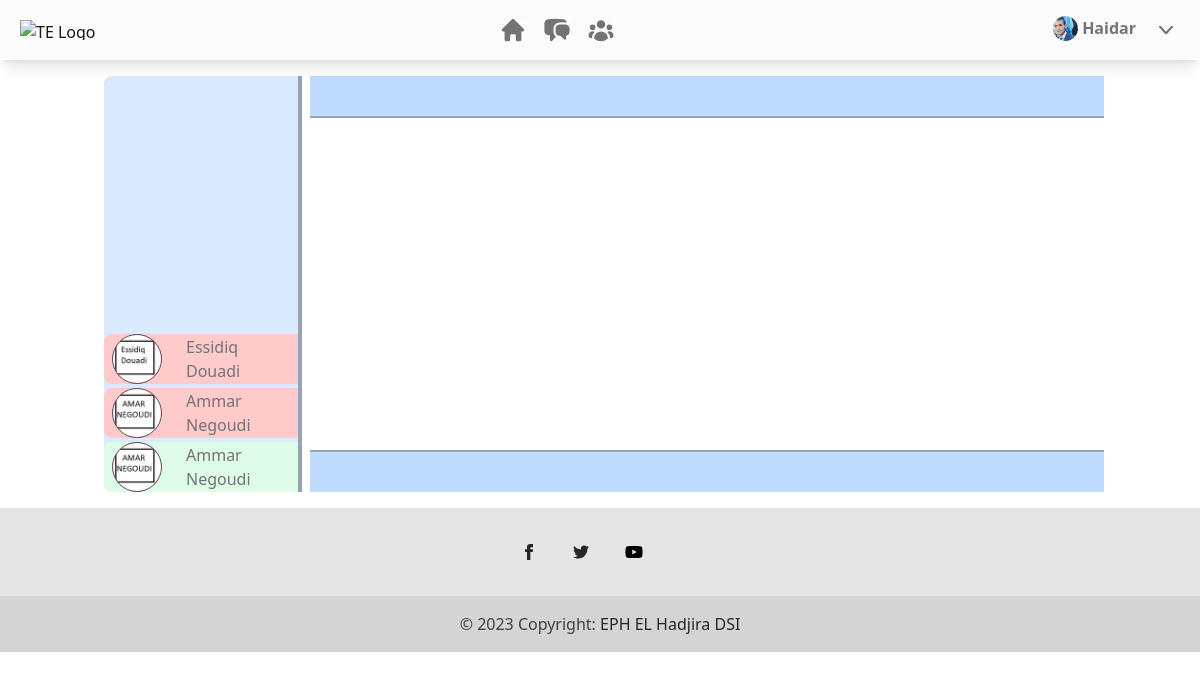
/home/ (signed in), run on an earlier commit of the app's database.
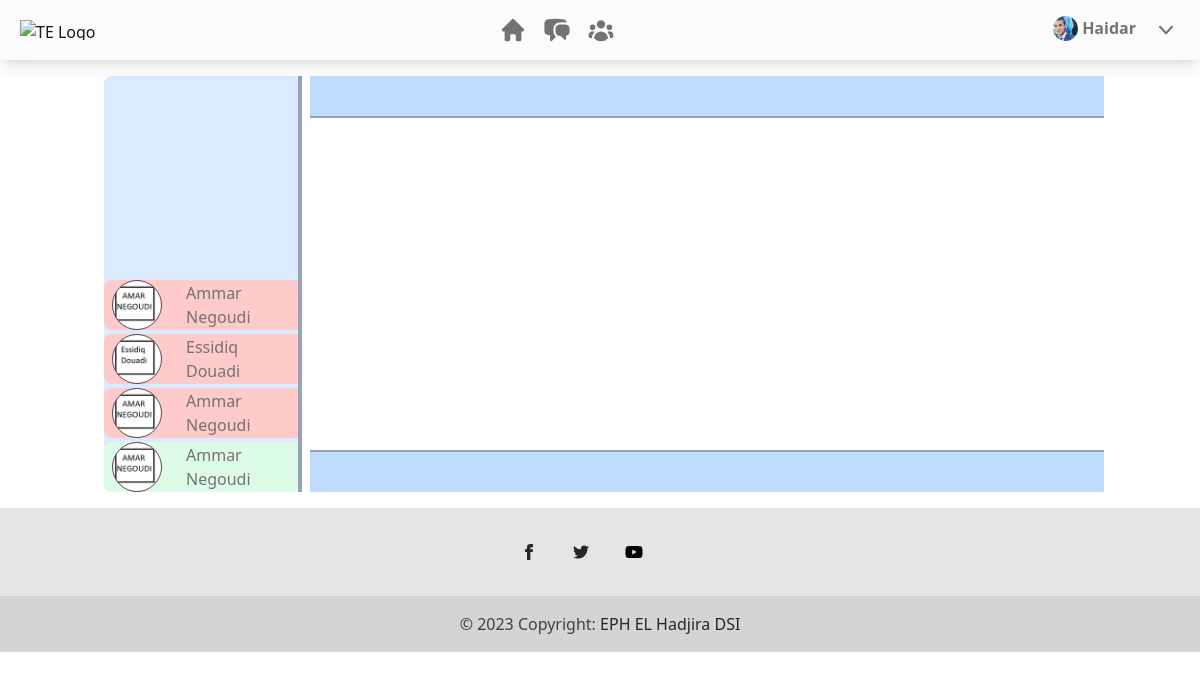
And on a later commit of the database.
### CSM/models.py (models this page shows, shortened)
class Employee(models.Model):
    GENDER = (
        ('Male','Male'),
        ('Female','Female')
    )
    POSITION = (
        ('Director','Director'),
        ('Statistical Engineering','Statistical Engineering'),
        ('Informatic Engineering','Informatic Engineering'),
        ('Informatic Technical Senior','Informatic Technical Senior')
    )
    ARPOSITION = (
        ('مدير المؤسسة','مدير المؤسسة'),
        ('مهندس دولة في الإحصاء','مهندس دولة في الإحصاء'),
        ('مهندس دولة في الإعلام الألي','مهندس دولة في الإعلام الألي'),
        ('تقني سامي في الإعلام الألي','تقني سامي في الإعلام الألي')
    )
    user = models.OneToOneField(User, null=True, blank=True, on_delete=models.CASCADE)
    gender = models.CharField(max_length=6, null=True, choices=GENDER)
    phone = models.CharField(max_length=10, null=True, blank=True)
    adress = models.TextField(max_length=60, null=True, blank=True)
    position = models.CharField(max_length=40, null=True, choices=POSITION)
    ar_position = models.CharField(max_length=40, null=True, choices=ARPOSITION)
    birthday = models.DateField(null=True)
    profile_pic = models.ImageField(null=True,blank=True, default='profile_pic.png')

class Messages(models.Model):
    sender = models.ForeignKey(User, null=True,related_name='sent_messages', on_delete=models.SET_NULL)
    title = models.CharField(max_length=64, null=True, blank=True)
    message = models.TextField(max_length=256, null=False, blank=False)
    reciever = models.ForeignKey(User, null=True, related_name='recieve_messages', on_delete=models.SET_NULL)
    date_created = models.DateTimeField(auto_now_add=True)
    is_read = models.BooleanField(default=False)

### CSM/decorators.py (the view)
    def wrapper_func(request, *args, **kwargs):
        if not request.user.is_authenticated:
            return redirect("CSM:index")
        else:
            return view_func(request, *args, **kwargs)

### CSM/templates/CSM/home.html (shortened to what this page needs)
{% extends "CSM/include/base.html" %}
{% block content %}
    {% include "CSM/include/nav.html" %}
        <section class="flex justify-center">
            <div class="container my-4 px-4 flex h-auto ">
                <div class="w-[20%] min-h-[26rem] max-h-[27rem] flex flex-col-reverse gap-1 border-r-4 border-solid border-slate-400 bg-blue-100 rounded-l-lg overflow-hidden overflow-y-auto scroll-smooth">
                    {% if messages  != 0 %}
                        {% for message in messages %}
                            {% if message.id in unreaded %}
                                <a class="bg-red-200 rounded-l-lg w-full text-neutral-500 transition duration-200 hover:bg-slate-100 hover:text-blue-700 hover:ease-in-out focus:text-green-700 disabled:text-black/30 dark:text-neutral-200 dark:hover:text-neutral-300 dark:focus:text-neutral-300 sm:flex [&amp;.active]:text-black/90 dark:[&amp;.active]:text-zinc-400 motion-reduce:transition-none user"
                                    id="{{message.reciever}}{{message.id}}"
                                    data-message-id="{{ message.id }}">
                                    <div class="flex flex-col items-center justify-center mx-2">
                                        <img src="{{message.sender.employee.profile_pic.url}}" class="bg-red-600 border border-solid border-1 border-slate-600 rounded-full w-[50px] h-[50px]">
                                    </div>
                                    <div class="flex flex-col items-center justify-center px-2 mx-2">
                                        <span class="text-base min-w-[6rem]">{{ message.sender.first_name }}</span>
                                        <span class="text-base min-w-[6rem]">{{ message.sender.last_name }}</span>
                                    </div>
                                </a>
                            {% else %}
                                <a class="bg-green-100 rounded-l-lg w-full text-neutral-500 transition duration-200 hover:bg-slate-100 hover:text-blue-700 hover:ease-in-out focus:text-green-700 disabled:text-black/30 dark:text-neutral-200 dark:hover:text-neutral-300 dark:focus:text-neutral-300 sm:flex [&amp;.active]:text-black/90 dark:[&amp;.active]:text-zinc-400 motion-reduce:transition-none user"
                                    id="{{message.reciever}}{{message.id}}"
                                    data-message-id="{{ message.id }}">
                                    <div class="flex flex-col items-center justify-center mx-2">
                                        <img src="{{message.sender.employee.profile_pic.url}}" class="bg-red-600 border border-solid border-1 border-slate-600 rounded-full w-[50px] h-[50px]">
                                    </div>
                                    <div class="flex flex-col items-center justify-center px-2 mx-2">
                                        <span class="text-base min-w-[6rem]">{{ message.sender.first_name }}</span>
                                        <span class="text-base min-w-[6rem]">{{ message.sender.last_name }}</span>
                                    </div>
                                </a>
                            {% endif %}
                        {% endfor %}
                    {% endif %}
                </div>
                <div class="w-[80%] min-h-[26rem] max-h-[27rem] flex flex-col">
                    <div class="flex justify-center w-full h-[10%] border-b-2 border-solid border-slate-400 px-2 mx-2 bg-blue-200">
                            <span class="message-title px-2 mx-2 text-red-500"></span>
                    </div>
                    <div class="w-full px-2 py-2 mx-2 h-[80%]">
                    </div>
                    <div class="w-full h-[10%] flex items-center justify-center px-2 mx-2 border-t-2 border-slate-400 bg-blue-200">
                    </div>
                </div>
            </div>
        </section>
    {% include "CSM/include/footer.html" %}
{% endblock  %}

### CSM/templates/CSM/include/base.html (shortened to what this page needs)
{% load static %}
<!DOCTYPE html>
<html lang="en">
  <head>
    <link href="{% static 'output.css' %}" rel="stylesheet" />
    <link href="{% static 'CSS/index.css' %}" rel="stylesheet" />
    <link rel="stylesheet" href="https://cdnjs.cloudflare.com/ajax/libs/font-awesome/6.5.0/css/all.min.css">
    <script src="https://cdn.tailwindcss.com"></script>
  </head>
  <body>
    {% block content %}  {% endblock %}
  </body>
</html>

### CSM/templates/CSM/include/nav.html (shortened to what this page needs)
<nav
  class="relative flex w-full flex-wrap items-center justify-between bg-[#FBFBFB] py-2 text-neutral-500 shadow-lg hover:text-neutral-700 focus:text-neutral-700 dark:bg-neutral-600 lg:py-4"
>
  <div class="flex w-full flex-wrap items-center justify-between px-3">
    <div class="flex mr-[15%]">
      <a
        class="mx-2 my-1 flex items-center text-neutral-900 hover:text-neutral-900 focus:text-neutral-900 lg:mb-0 lg:mt-0"
        href="#"
      >
        <img
          class="mr-2"
          src="https://tecdn.b-cdn.net/img/logo/te-transparent-noshadows.webp"
          style="height: 20px"
          alt="TE Logo"
          loading="lazy"
        />
      </a>
    </div>
    <ul class="list-style-none mx-auto flex-row pl-0 flex" data-te-navbar-nav-ref>
      <li class="px-2" data-te-nav-item-ref>
        <a
          class="text-neutral-500 transition duration-200 hover:text-neutral-700 hover:ease-in-out focus:text-neutral-700 disabled:text-black/30 dark:text-neutral-200 dark:hover:text-neutral-300 dark:focus:text-neutral-300 [&.active]:text-black/90 dark:[&.active]:text-zinc-400 motion-reduce:transition-none "
          href="/"
          data-te-nav-link-ref
          ><svg
            xmlns="http://www.w3.org/2000/svg"
            viewBox="0 0 20 20"
            fill="currentColor"
            class="h-7 w-7"
          >
            <path
              fill-rule="evenodd"
              d="M9.293 2.293a1 1 0 011.414 0l7 7A1 1 0 0117 11h-1v6a1 1 0 01-1 1h-2a1 1 0 01-1-1v-3a1 1 0 00-1-1H9a1 1 0 00-1 1v3a1 1 0 01-1 1H5a1 1 0 01-1-1v-6H3a1 1 0 01-.707-1.707l7-7z"
              clip-rule="evenodd"
            />
          </svg>
          <span
            class="absolute -mt-7 ml-4 rounded-full bg-danger px-[0.50em] py-[0.25em] text-[0.6rem] font-bold leading-none text-white"
            >1</span
          >
        </a>
      </li>
      <li class="relative px-2" data-te-nav-item-ref>
        <a
          class="hidden-arrow flex items-center text-neutral-500 transition duration-200 hover:text-neutral-700 hover:ease-in-out focus:text-neutral-700 disabled:text-black/30 dark:text-neutral-200 dark:hover:text-neutral-300 dark:focus:text-neutral-300 [&.active]:text-black/90 dark:[&.active]:text-neutral-400 motion-reduce:transition-none"
          href="/send_message"
          id="dropdownMenuButton1"
          role="button"
          data-te-dropdown-toggle-ref
          aria-expanded="false"
        >
          <span
            class="absolute -mt-6 ml-5 rounded-full bg-danger px-[0.50em] py-[0.25em] text-[0.6rem] font-bold leading-none text-white"
            >6</span
          >
        </a>
      </li>
      <li class="px-2" data-te-nav-item-ref>
        <a
          class="text-neutral-500 transition duration-200 hover:text-neutral-700 hover:ease-in-out focus:text-neutral-700 disabled:text-black/30 dark:text-neutral-200 dark:hover:text-neutral-300 dark:focus:text-neutral-300 [&.active]:text-black/90 dark:[&.active]:text-neutral-400 motion-reduce:transition-none"
          href="#"
          data-te-nav-link-ref
          >
          <span
            class="absolute -mt-7 ml-5 rounded-full bg-danger px-[0.50em] py-[0.25em] text-[0.6rem] font-bold leading-none text-white"
            >2</span
          >
        </a>
      </li>
    </ul>
    <ul class="list-style-none ml-auto flex flex-row pl-0 md:pl-4" data-te-navbar-nav-ref>
      <li class="px-2" data-te-nav-item-ref>
        <a
          class="text-neutral-500 transition duration-200 hover:text-neutral-700 hover:ease-in-out focus:text-neutral-700 disabled:text-black/30 dark:text-neutral-200 dark:hover:text-neutral-300 dark:focus:text-neutral-300 sm:flex [&.active]:text-black/90 dark:[&.active]:text-zinc-400 motion-reduce:transition-none"
          href="#"
          data-te-nav-link-ref
          ><img
            src="{{employee.profile_pic.url}}"
            class="rounded-full"
            style="height: 25px; width: 25px"
            alt="TE Avatar"
            loading="lazy"
          />
          <strong class="ml-1 hidden sm:block">{{ user.username }}</strong>
        </a>
      </li>
      <li class="relative px-2" data-te-dropdown-ref data-te-dropdown-alignment="end">
        <a
          class="hidden-arrow mr flex items-center text-neutral-500 transition duration-200 hover:text-neutral-700 hover:ease-in-out focus:text-neutral-700 disabled:text-black/30 dark:text-neutral-200 dark:hover:text-neutral-300 dark:focus:text-neutral-300 [&.active]:text-black/90 dark:[&.active]:text-neutral-400 motion-reduce:transition-none"
          href="#"
          id="DownArrow"
          role="button"
          data-te-dropdown-toggle-ref
          aria-expanded="false"
        >
          <svg
            xmlns="http://www.w3.org/2000/svg"
            viewBox="0 0 20 20"
            fill="currentColor"
            class="h-7 w-7"
          >
            <path
              fill-rule="evenodd"
              d="M5.23 7.21a.75.75 0 011.06.02L10 11.168l3.71-3.938a.75.75 0 111.08 1.04l-4.25 4.5a.75.75 0 01-1.08 0l-4.25-4.5a.75.75 0 01.02-1.06z"
              clip-rule="evenodd"
            />
          </svg>
        </a>
      </li>
    </ul>
  </div>
</nav>

### CSM/templates/CSM/include/footer.html (shortened to what this page needs)
<footer
  class="flex flex-col items-center bg-neutral-200 text-center text-white dark:bg-neutral-600">
  <div class="container pt-9">
    <div class="mb-9 flex justify-center">
      <a href="https://www.facebook.com/dzephelhadjira" class="mr-9 text-neutral-800 dark:text-neutral-200" target="_blank">
        <svg
          xmlns="http://www.w3.org/2000/svg"
          class="h-4 w-4"
          fill="currentColor"
          viewBox="0 0 24 24">
          <path
            d="M9 8h-3v4h3v12h5v-12h3.642l.358-4h-4v-1.667c0-.955.192-1.333 1.115-1.333h2.885v-5h-3.808c-3.596 0-5.192 1.583-5.192 4.615v3.385z" />
        </svg>
      </a>
      <a href="https://twitter.com/ephelhadjira" class="mr-9 text-neutral-800 dark:text-neutral-200" taget="_blank">
      </a>
      <a href="https://www.youtube.com/channel/UC59gDd7dG4_QHnMlsJqheEw" class="mr-9 text-neutral-800 dark:text-neutral-200" target="_blank">
      </a>
    </div>
  </div>
  <div
    class="w-full bg-neutral-300 p-4 text-center text-neutral-700 dark:bg-neutral-700 dark:text-neutral-200">
    © 2023 Copyright:
    <a
      class="text-neutral-800 dark:text-neutral-400"
      href="https://twitter.com/speedykabal/"
      taget="_blank">
      EPH EL Hadjira DSI
    </a>
  </div>
</footer>

### CSM/static/CSS/index.css (style rules this page uses)
body { display: flex; flex-direction: column; min-height: 100vh; }

What changed in the data, as far as the page shows it:
added Messages: sender.employee.profile_pic (picture), sender.first_name "Ammar", sender.last_name "Negoudi"
